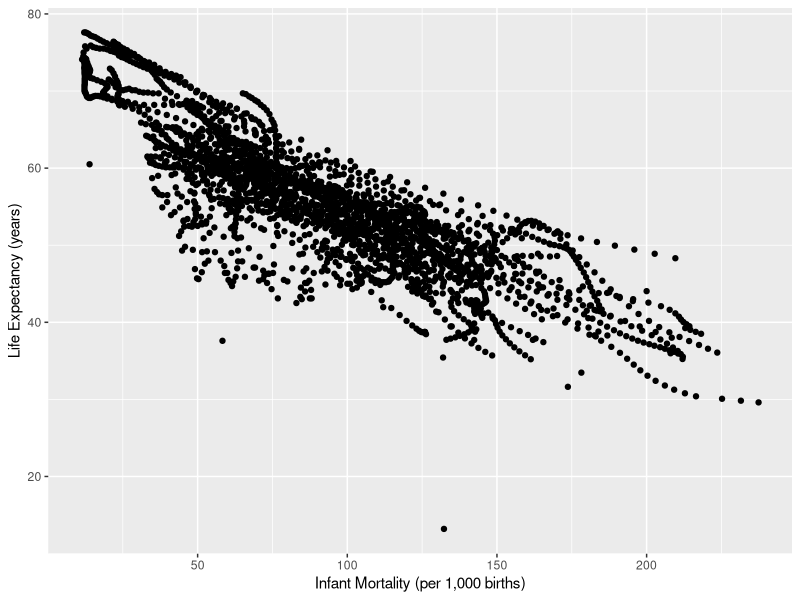
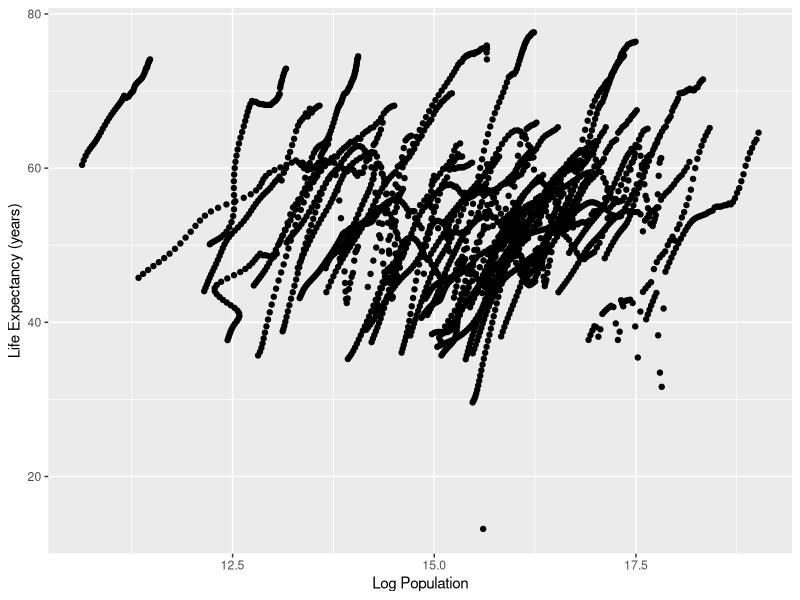
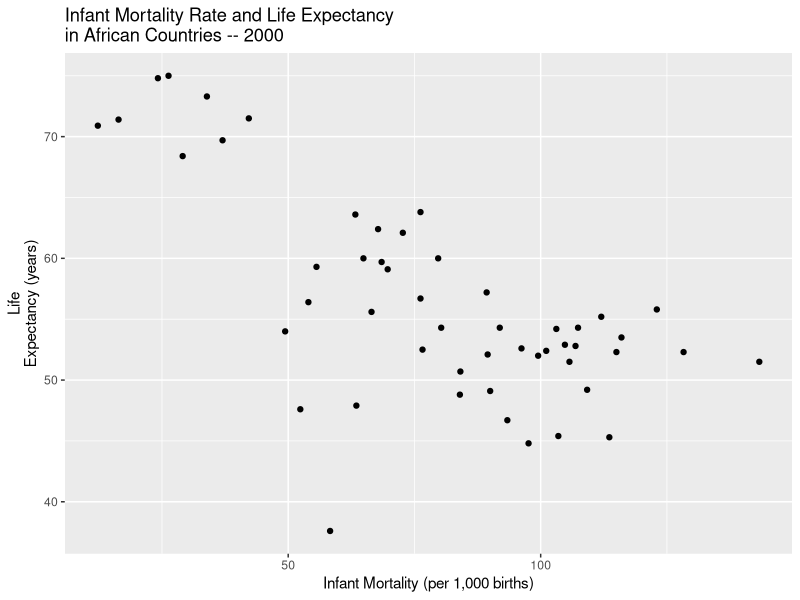
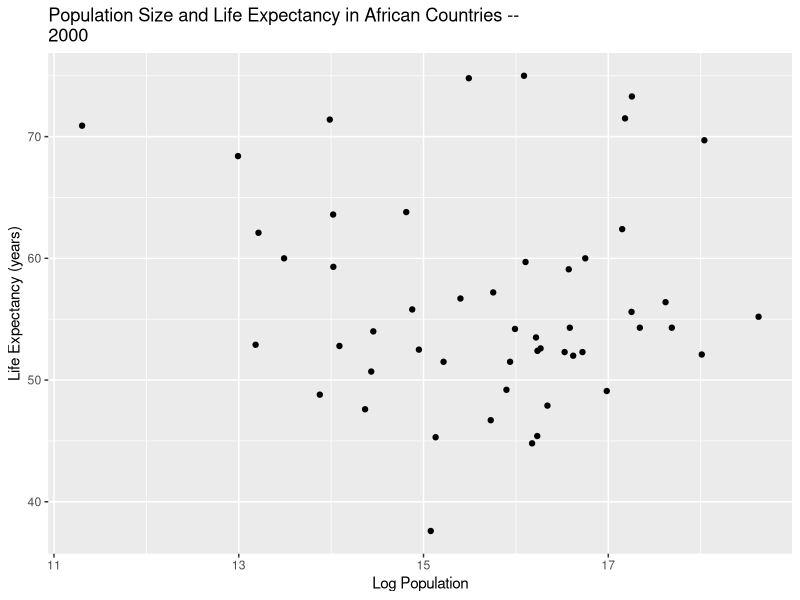
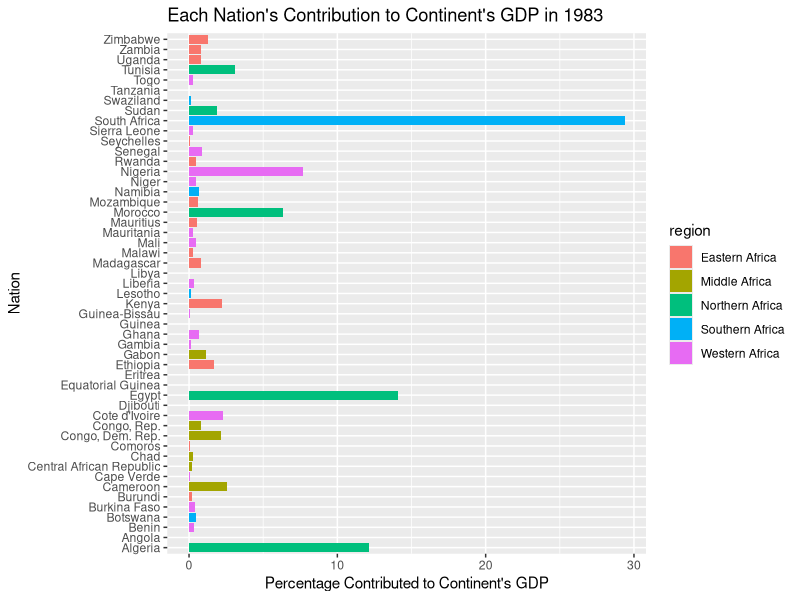

Here is the R script that generated these plots, in order: (Note: this script raises an error after producing the figures.)
## ---- chunk 1
library(tidyverse) 
library("dslabs")
## ---- chunk 2
help(gapminder)
data("gapminder")
summary(gapminder)
class(gapminder)
head(gapminder)
## ---- chunk 3
africadata <- gapminder %>% 
  filter(continent=="Africa")

str(africadata)
summary(africadata)
## ---- chunk 4
imle <- africadata %>% 
  select(c(infant_mortality, life_expectancy))

str(imle)
summary(imle)

ple <- africadata %>% 
  select(c(population, life_expectancy))

str(ple)
summary(ple)

## ---- chunk 5
#| warning: false
#| fig-cap: "Infant Mortality Rate and Life Expectancy in African Countries -- 1960 - 2015"
imle %>% ggplot(aes(x=infant_mortality, y=life_expectancy)) + 
  geom_point() + labs(x = "Infant Mortality (per 1,000 births)", y = "Life Expectancy (years)")
## ---- chunk 6
ple %>% ggplot(aes(x= log(population), y = life_expectancy)) + 
geom_point() + labs(x="Log Population", y = "Life Expectancy (years)")
## ---- chunk 7
with(subset(africadata, is.na(infant_mortality)), year)
## ---- chunk 8
africa2000 <- africadata %>% 
  filter(year == "2000")

str(africa2000)
summary(africa2000)
## ---- chunk 9
africa2000 %>% ggplot(aes(x=infant_mortality, y=life_expectancy)) +
geom_point() + labs(x = "Infant Mortality (per 1,000 births)", y = "Life
Expectancy (years)", title = "Infant Mortality Rate and Life Expectancy
in African Countries -- 2000")

africa2000 %>%  ggplot(aes(x= log(population), y = life_expectancy)) +
geom_point() + labs(x="Log Population", y = "Life Expectancy (years)",
title = "Population Size and Life Expectancy in African Countries --
2000")
## ---- chunk 10
fit1<-lm(life_expectancy ~ infant_mortality, data = africa2000)
fit2<-lm(life_expectancy ~ population, data = africa2000)
## ---- chunk 11
summary(fit1) 
summary(fit2)
## ---- chunk 12
# How Much Does Each Country Contribute to Continent's Overall GDP?
## Setting Up Initial Data
region_and_gdp <- africadata %>% filter(year == 1983) %>% group_by(region, gdp) %>% 
  select(country, region, gdp)
## Creating a New Variable for Continent's GDP
region_and_gdp$total_gdp <- sum(region_and_gdp$gdp, na.rm = TRUE)
# Percentage Contributed to Each 
region_and_gdp <- region_and_gdp %>%
  mutate(percentage = gdp/total_gdp * 100)

# Graphing African Countries' Contributions to Continent's GDP
ggplot(region_and_gdp, aes(x = percentage, y = country, group = region, fill = region)) + geom_col() + labs(x = "Percentage Contributed to Continent's GDP", y = "Nation", title = "Each Nation's Contribution to Continent's GDP in 1983")

## ---- chunk 13
# Creating a Model
population_factors_model <- lm(population ~ fertility + life_expectancy + infant_mortality, data = gapminder %>% filter(continent == "Asia"))

# Evaluating Model
pop_factors_model_table <- tidy(summary(population_factors_model))
## ---- chunk 14
# Investigating Fertility Across Time
ggplot(gapminder %>% filter(continent == "Europe"), aes(x = year, y = fertility, group = region, color = region)) + geom_point() + labs(x = "Year", y = "Fertility Rate", title = "Fertility Over Time in Europe")
## ---- chunk 15
# Investigating Australia's GDP Across Time
ggplot(gapminder %>% filter(country == "Australia"), aes(x = year, y = gdp, color = year)) + geom_point() + geom_line() + labs(x = "Year", y = "GDP", title = "GDP Over Time for Australia")
